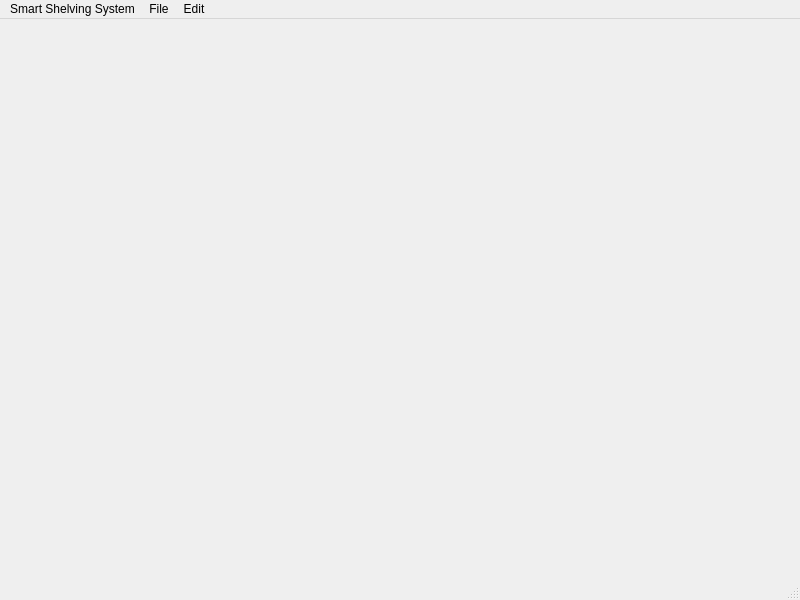
<?xml version="1.0" encoding="UTF-8"?>
<ui version="4.0">
 <class>MainWindow</class>
 <widget class="QMainWindow" name="MainWindow">
  <property name="geometry">
   <rect>
    <x>0</x>
    <y>0</y>
    <width>800</width>
    <height>600</height>
   </rect>
  </property>
  <property name="windowTitle">
   <string>MainWindow</string>
  </property>
  <widget class="QWidget" name="centralwidget"/>
  <widget class="QMenuBar" name="menubar">
   <property name="geometry">
    <rect>
     <x>0</x>
     <y>0</y>
     <width>800</width>
     <height>37</height>
    </rect>
   </property>
   <widget class="QMenu" name="menuSmart_Shelving_System">
    <property name="title">
     <string>Smart Shelving System</string>
    </property>
    <addaction name="actionAbout"/>
    <addaction name="separator"/>
    <addaction name="actionHelp"/>
    <addaction name="actionExit"/>
   </widget>
   <widget class="QMenu" name="menuFile">
    <property name="title">
     <string>File</string>
    </property>
    <addaction name="actionNew"/>
    <addaction name="actionOpen"/>
    <addaction name="actionSave"/>
   </widget>
   <widget class="QMenu" name="menuEdit">
    <property name="title">
     <string>Edit</string>
    </property>
    <addaction name="actionUndo"/>
    <addaction name="actionRedo"/>
    <addaction name="separator"/>
    <addaction name="actionCut"/>
    <addaction name="actionCopy"/>
    <addaction name="actionPaste"/>
   </widget>
   <addaction name="menuSmart_Shelving_System"/>
   <addaction name="menuFile"/>
   <addaction name="menuEdit"/>
  </widget>
  <widget class="QStatusBar" name="statusbar"/>
  <action name="actionAbout">
   <property name="text">
    <string>About</string>
   </property>
  </action>
  <action name="actionHelp">
   <property name="text">
    <string>Help</string>
   </property>
  </action>
  <action name="actionExit">
   <property name="text">
    <string>Exit</string>
   </property>
  </action>
  <action name="actionNew">
   <property name="text">
    <string>New</string>
   </property>
  </action>
  <action name="actionOpen">
   <property name="text">
    <string>Open</string>
   </property>
  </action>
  <action name="actionSave">
   <property name="text">
    <string>Save</string>
   </property>
  </action>
  <action name="actionUndo">
   <property name="icon">
    <iconset theme="QIcon::ThemeIcon::EditUndo"/>
   </property>
   <property name="text">
    <string>Undo</string>
   </property>
   <property name="shortcut">
    <string>Ctrl+Z</string>
   </property>
   <property name="shortcutVisibleInContextMenu">
    <bool>false</bool>
   </property>
  </action>
  <action name="actionRedo">
   <property name="icon">
    <iconset theme="QIcon::ThemeIcon::EditRedo"/>
   </property>
   <property name="text">
    <string>Redo</string>
   </property>
   <property name="shortcut">
    <string>Ctrl+Shift+Z</string>
   </property>
  </action>
  <action name="actionCut">
   <property name="icon">
    <iconset theme="QIcon::ThemeIcon::EditCut"/>
   </property>
   <property name="text">
    <string>Cut</string>
   </property>
   <property name="shortcut">
    <string>Ctrl+X</string>
   </property>
  </action>
  <action name="actionCopy">
   <property name="icon">
    <iconset theme="QIcon::ThemeIcon::EditCopy"/>
   </property>
   <property name="text">
    <string>Copy</string>
   </property>
   <property name="shortcut">
    <string>Ctrl+C</string>
   </property>
  </action>
  <action name="actionPaste">
   <property name="icon">
    <iconset theme="QIcon::ThemeIcon::EditPaste"/>
   </property>
   <property name="text">
    <string>Paste</string>
   </property>
   <property name="shortcut">
    <string>Ctrl+V</string>
   </property>
  </action>
 </widget>
 <resources/>
 <connections/>
</ui>
